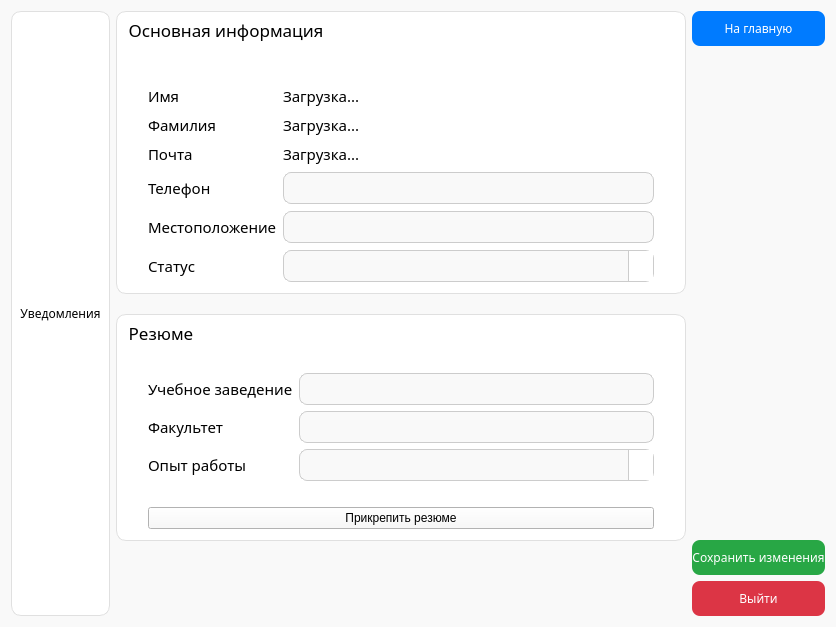
<?xml version="1.0" encoding="UTF-8"?>
<ui version="4.0">
 <class>ProfilePageForCandidate</class>
 <widget class="QWidget" name="ProfilePageForCandidate">
  <property name="geometry">
   <rect>
    <x>0</x>
    <y>0</y>
    <width>836</width>
    <height>627</height>
   </rect>
  </property>
  <property name="windowTitle">
   <string>Form</string>
  </property>
  <property name="styleSheet">
   <string notr="true">QWidget {
	
	background-color: rgb(249, 249, 249);
}</string>
  </property>
  <layout class="QGridLayout" name="gridLayout_4">
   <item row="0" column="0">
    <layout class="QGridLayout" name="gridLayout_3">
     <item row="0" column="0">
      <widget class="QWidget" name="notificationsWidget" native="true">
       <property name="styleSheet">
        <string notr="true">QWidget {
    border: 1px solid #e0e0e0;
	border-radius: 10px;
    background-color: white;
}
</string>
       </property>
       <layout class="QVBoxLayout" name="verticalLayout">
        <item>
         <spacer name="verticalSpacer_2">
          <property name="orientation">
           <enum>Qt::Orientation::Vertical</enum>
          </property>
          <property name="sizeHint" stdset="0">
           <size>
            <width>20</width>
            <height>40</height>
           </size>
          </property>
         </spacer>
        </item>
        <item>
         <widget class="QLabel" name="notificationsLabel">
          <property name="font">
           <font>
            <family>Golos Text</family>
           </font>
          </property>
          <property name="styleSheet">
           <string notr="true">QLabel {
	border: none;
	color: black;
}</string>
          </property>
          <property name="text">
           <string>Уведомления</string>
          </property>
          <property name="alignment">
           <set>Qt::AlignmentFlag::AlignCenter</set>
          </property>
         </widget>
        </item>
        <item>
         <spacer name="verticalSpacer">
          <property name="orientation">
           <enum>Qt::Orientation::Vertical</enum>
          </property>
          <property name="sizeHint" stdset="0">
           <size>
            <width>20</width>
            <height>40</height>
           </size>
          </property>
         </spacer>
        </item>
       </layout>
      </widget>
     </item>
     <item row="0" column="1">
      <layout class="QVBoxLayout" name="verticalLayout_4">
       <property name="spacing">
        <number>20</number>
       </property>
       <item>
        <widget class="QGroupBox" name="basicInfoGroup">
         <property name="font">
          <font>
           <family>Golos Text Medium</family>
           <pointsize>13</pointsize>
          </font>
         </property>
         <property name="styleSheet">
          <string notr="true">QGroupBox::title {
	color: black;
    left: 10px;
    top: 7px;
}
QGroupBox {
    border: 1px solid #e0e0e0;
	border-radius: 10px;
    background-color: white;
}
</string>
         </property>
         <property name="title">
          <string>Основная информация</string>
         </property>
         <layout class="QGridLayout" name="gridLayout">
          <item row="1" column="1">
           <layout class="QFormLayout" name="formLayout">
            <property name="verticalSpacing">
             <number>7</number>
            </property>
            <item row="0" column="0">
             <widget class="QLabel" name="nameLabel">
              <property name="font">
               <font>
                <family>Golos Text</family>
                <pointsize>11</pointsize>
               </font>
              </property>
              <property name="styleSheet">
               <string notr="true">QLabel {
	color: black;
	background-color: rgb(255, 255, 255);
}</string>
              </property>
              <property name="text">
               <string>Имя</string>
              </property>
             </widget>
            </item>
            <item row="0" column="1">
             <widget class="QLabel" name="nameEdit">
              <property name="font">
               <font>
                <family>Golos Text</family>
                <pointsize>11</pointsize>
               </font>
              </property>
              <property name="styleSheet">
               <string notr="true">QLabel {
	color: black;
	background-color: rgb(255, 255, 255);
}</string>
              </property>
              <property name="text">
               <string>Загрузка...</string>
              </property>
             </widget>
            </item>
            <item row="1" column="0">
             <widget class="QLabel" name="surnameLabel">
              <property name="font">
               <font>
                <family>Golos Text</family>
                <pointsize>11</pointsize>
               </font>
              </property>
              <property name="styleSheet">
               <string notr="true">QLabel {
	color: black;
	background-color: rgb(255, 255, 255);
}</string>
              </property>
              <property name="text">
               <string>Фамилия</string>
              </property>
             </widget>
            </item>
            <item row="2" column="0">
             <widget class="QLabel" name="emailLabel">
              <property name="font">
               <font>
                <family>Golos Text</family>
                <pointsize>11</pointsize>
               </font>
              </property>
              <property name="styleSheet">
               <string notr="true">QLabel {
	color: black;
	background-color: rgb(255, 255, 255);
}</string>
              </property>
              <property name="text">
               <string>Почта</string>
              </property>
             </widget>
            </item>
            <item row="2" column="1">
             <widget class="QLabel" name="emailEdit">
              <property name="font">
               <font>
                <family>Golos Text</family>
                <pointsize>11</pointsize>
               </font>
              </property>
              <property name="styleSheet">
               <string notr="true">QLabel {
	color: black;
	background-color: rgb(255, 255, 255);
}</string>
              </property>
              <property name="text">
               <string>Загрузка...</string>
              </property>
             </widget>
            </item>
            <item row="3" column="0">
             <widget class="QLabel" name="phoneLabel">
              <property name="font">
               <font>
                <family>Golos Text</family>
                <pointsize>11</pointsize>
               </font>
              </property>
              <property name="styleSheet">
               <string notr="true">QLabel {
	color: black;
	background-color: rgb(255, 255, 255);
}</string>
              </property>
              <property name="text">
               <string>Телефон</string>
              </property>
             </widget>
            </item>
            <item row="3" column="1">
             <widget class="QLineEdit" name="phoneEdit">
              <property name="sizePolicy">
               <sizepolicy hsizetype="Expanding" vsizetype="Fixed">
                <horstretch>0</horstretch>
                <verstretch>0</verstretch>
               </sizepolicy>
              </property>
              <property name="minimumSize">
               <size>
                <width>0</width>
                <height>0</height>
               </size>
              </property>
              <property name="styleSheet">
               <string notr="true">QLineEdit {
    border: 1px solid #ccc;
    border-radius: 8px;
    padding: 6px 12px;
    background-color: #f9f9f9;
    font-size: 14px;
color: black;
}</string>
              </property>
             </widget>
            </item>
            <item row="4" column="0">
             <widget class="QLabel" name="placeLabel">
              <property name="font">
               <font>
                <family>Golos Text</family>
                <pointsize>11</pointsize>
               </font>
              </property>
              <property name="styleSheet">
               <string notr="true">QLabel {
	color: black;
	background-color: rgb(255, 255, 255);
}</string>
              </property>
              <property name="text">
               <string>Местоположение</string>
              </property>
             </widget>
            </item>
            <item row="4" column="1">
             <widget class="QLineEdit" name="placeEdit">
              <property name="styleSheet">
               <string notr="true">QLineEdit {
    border: 1px solid #ccc;
    border-radius: 8px;
    padding: 6px 12px;
    background-color: #f9f9f9;
    font-size: 14px;
color: black;
}</string>
              </property>
             </widget>
            </item>
            <item row="5" column="0">
             <widget class="QLabel" name="statusLabel">
              <property name="font">
               <font>
                <family>Golos Text</family>
                <pointsize>11</pointsize>
               </font>
              </property>
              <property name="styleSheet">
               <string notr="true">QLabel {
	color: black;
	background-color: rgb(255, 255, 255);
}</string>
              </property>
              <property name="text">
               <string>Статус</string>
              </property>
             </widget>
            </item>
            <item row="5" column="1">
             <widget class="QComboBox" name="statusCombo">
              <property name="styleSheet">
               <string notr="true">QComboBox {
    border: 1px solid #ccc;
    border-radius: 8px;
    padding: 6px 12px;
    background-color: #f9f9f9;
    font-size: 14px;
	color: black;
}
QComboBox QAbstractItemView {
    background-color: white;
    color: black;
    selection-background-color: white;
    selection-color: black;
    border: 1px solid #ccc;
    font-size: 14px;

}
QComboBox::down-arrow {
    
	image: url(:/caret-down.png);
    width: 12px;
    height: 12px;
background-color: white;
}
QComboBox::drop-down {
    subcontrol-origin: padding;
    subcontrol-position: top right;
    width: 24px;
    border-left: 1px solid #ccc;
background-color: white;
}</string>
              </property>
             </widget>
            </item>
            <item row="1" column="1">
             <widget class="QLabel" name="surnameEdit">
              <property name="font">
               <font>
                <family>Golos Text</family>
                <pointsize>11</pointsize>
               </font>
              </property>
              <property name="styleSheet">
               <string notr="true">QLabel {
	color: black;
	background-color: rgb(255, 255, 255);
}</string>
              </property>
              <property name="text">
               <string>Загрузка...</string>
              </property>
             </widget>
            </item>
           </layout>
          </item>
          <item row="1" column="0">
           <spacer name="horizontalSpacer">
            <property name="orientation">
             <enum>Qt::Orientation::Horizontal</enum>
            </property>
            <property name="sizeType">
             <enum>QSizePolicy::Policy::Fixed</enum>
            </property>
            <property name="sizeHint" stdset="0">
             <size>
              <width>20</width>
              <height>20</height>
             </size>
            </property>
           </spacer>
          </item>
          <item row="0" column="1">
           <spacer name="verticalSpacer_3">
            <property name="orientation">
             <enum>Qt::Orientation::Vertical</enum>
            </property>
            <property name="sizeType">
             <enum>QSizePolicy::Policy::Fixed</enum>
            </property>
            <property name="sizeHint" stdset="0">
             <size>
              <width>20</width>
              <height>35</height>
             </size>
            </property>
           </spacer>
          </item>
          <item row="1" column="2">
           <spacer name="horizontalSpacer_2">
            <property name="orientation">
             <enum>Qt::Orientation::Horizontal</enum>
            </property>
            <property name="sizeType">
             <enum>QSizePolicy::Policy::Fixed</enum>
            </property>
            <property name="sizeHint" stdset="0">
             <size>
              <width>20</width>
              <height>20</height>
             </size>
            </property>
           </spacer>
          </item>
         </layout>
        </widget>
       </item>
       <item>
        <widget class="QGroupBox" name="resumeGroup">
         <property name="sizePolicy">
          <sizepolicy hsizetype="Preferred" vsizetype="Preferred">
           <horstretch>0</horstretch>
           <verstretch>0</verstretch>
          </sizepolicy>
         </property>
         <property name="minimumSize">
          <size>
           <width>0</width>
           <height>0</height>
          </size>
         </property>
         <property name="maximumSize">
          <size>
           <width>100000</width>
           <height>10000</height>
          </size>
         </property>
         <property name="font">
          <font>
           <family>Golos Text Medium</family>
           <pointsize>13</pointsize>
          </font>
         </property>
         <property name="styleSheet">
          <string notr="true">QGroupBox::title {
	color: black;
    left: 10px;
    top: 7px;
}
QGroupBox {
    border: 1px solid #e0e0e0;
	border-radius: 10px;
    background-color: white;
}
</string>
         </property>
         <property name="title">
          <string>Резюме</string>
         </property>
         <layout class="QGridLayout" name="gridLayout_2">
          <item row="1" column="2">
           <spacer name="horizontalSpacer_4">
            <property name="orientation">
             <enum>Qt::Orientation::Horizontal</enum>
            </property>
            <property name="sizeType">
             <enum>QSizePolicy::Policy::Fixed</enum>
            </property>
            <property name="sizeHint" stdset="0">
             <size>
              <width>20</width>
              <height>20</height>
             </size>
            </property>
           </spacer>
          </item>
          <item row="0" column="1">
           <spacer name="verticalSpacer_4">
            <property name="orientation">
             <enum>Qt::Orientation::Vertical</enum>
            </property>
            <property name="sizeType">
             <enum>QSizePolicy::Policy::Fixed</enum>
            </property>
            <property name="sizeHint" stdset="0">
             <size>
              <width>20</width>
              <height>20</height>
             </size>
            </property>
           </spacer>
          </item>
          <item row="1" column="0">
           <spacer name="horizontalSpacer_3">
            <property name="orientation">
             <enum>Qt::Orientation::Horizontal</enum>
            </property>
            <property name="sizeType">
             <enum>QSizePolicy::Policy::Fixed</enum>
            </property>
            <property name="sizeHint" stdset="0">
             <size>
              <width>20</width>
              <height>20</height>
             </size>
            </property>
           </spacer>
          </item>
          <item row="3" column="1">
           <spacer name="verticalSpacer_5">
            <property name="orientation">
             <enum>Qt::Orientation::Vertical</enum>
            </property>
            <property name="sizeType">
             <enum>QSizePolicy::Policy::Fixed</enum>
            </property>
            <property name="sizeHint" stdset="0">
             <size>
              <width>20</width>
              <height>20</height>
             </size>
            </property>
           </spacer>
          </item>
          <item row="1" column="1">
           <layout class="QHBoxLayout" name="horizontalLayout">
            <item>
             <layout class="QVBoxLayout" name="verticalLayout_2">
              <item>
               <widget class="QLabel" name="universityLabel">
                <property name="font">
                 <font>
                  <family>Golos Text</family>
                  <pointsize>11</pointsize>
                 </font>
                </property>
                <property name="styleSheet">
                 <string notr="true">QLabel {
	color: black;
	background-color: rgb(255, 255, 255);
}</string>
                </property>
                <property name="text">
                 <string>Учебное заведение</string>
                </property>
               </widget>
              </item>
              <item>
               <widget class="QLabel" name="facultyLabel">
                <property name="font">
                 <font>
                  <family>Golos Text</family>
                  <pointsize>11</pointsize>
                 </font>
                </property>
                <property name="styleSheet">
                 <string notr="true">QLabel {
	color: black;
	background-color: rgb(255, 255, 255);
}</string>
                </property>
                <property name="text">
                 <string>Факультет</string>
                </property>
               </widget>
              </item>
              <item>
               <widget class="QLabel" name="experienceLabel">
                <property name="font">
                 <font>
                  <family>Golos Text</family>
                  <pointsize>11</pointsize>
                 </font>
                </property>
                <property name="styleSheet">
                 <string notr="true">QLabel {
	color: black;
	background-color: rgb(255, 255, 255);
}</string>
                </property>
                <property name="text">
                 <string>Опыт работы</string>
                </property>
               </widget>
              </item>
             </layout>
            </item>
            <item>
             <layout class="QVBoxLayout" name="verticalLayout_3">
              <item>
               <widget class="QLineEdit" name="universityEdit">
                <property name="styleSheet">
                 <string notr="true">QLineEdit {
    border: 1px solid #ccc;
    border-radius: 8px;
    padding: 6px 12px;
    background-color: #f9f9f9;
    font-size: 14px;
color: black;
}</string>
                </property>
               </widget>
              </item>
              <item>
               <widget class="QLineEdit" name="facultyEdit">
                <property name="styleSheet">
                 <string notr="true">QLineEdit {
    border: 1px solid #ccc;
    border-radius: 8px;
    padding: 6px 12px;
    background-color: #f9f9f9;
    font-size: 14px;
color: black;
}</string>
                </property>
               </widget>
              </item>
              <item>
               <widget class="QComboBox" name="experinceCombo">
                <property name="styleSheet">
                 <string notr="true">QComboBox {
    border: 1px solid #ccc;
    border-radius: 8px;
    padding: 6px 12px;
    background-color: #f9f9f9;
    font-size: 14px;
	color: black;
}
QComboBox QAbstractItemView {
    background-color: white;
    color: black;
    selection-background-color: white;
    selection-color: black;
    border: 1px solid #ccc;
    font-size: 14px;

}
QComboBox::down-arrow {
    
	image: url(:/caret-down.png);
    width: 12px;
    height: 12px;
background-color: white;
}
QComboBox::drop-down {
    subcontrol-origin: padding;
    subcontrol-position: top right;
    width: 24px;
    border-left: 1px solid #ccc;
background-color: white;
}</string>
                </property>
               </widget>
              </item>
             </layout>
            </item>
           </layout>
          </item>
          <item row="4" column="1">
           <widget class="QPushButton" name="resumeButton">
            <property name="text">
             <string>Прикрепить резюме</string>
            </property>
           </widget>
          </item>
         </layout>
        </widget>
       </item>
       <item>
        <spacer name="verticalSpacer_6">
         <property name="orientation">
          <enum>Qt::Orientation::Vertical</enum>
         </property>
         <property name="sizeHint" stdset="0">
          <size>
           <width>20</width>
           <height>40</height>
          </size>
         </property>
        </spacer>
       </item>
      </layout>
     </item>
     <item row="0" column="2">
      <layout class="QVBoxLayout" name="verticalLayout_5">
       <item>
        <widget class="QPushButton" name="homepagePB">
         <property name="minimumSize">
          <size>
           <width>0</width>
           <height>35</height>
          </size>
         </property>
         <property name="font">
          <font>
           <family>Golos Text</family>
          </font>
         </property>
         <property name="styleSheet">
          <string notr="true">QPushButton {
    background-color: #007bff;
    color: white;
    border: none;
    border-radius: 8px;
}

QPushButton:hover {
    background-color: #005ecb;
}</string>
         </property>
         <property name="text">
          <string>На главную</string>
         </property>
        </widget>
       </item>
       <item>
        <spacer name="verticalSpacer_7">
         <property name="orientation">
          <enum>Qt::Orientation::Vertical</enum>
         </property>
         <property name="sizeHint" stdset="0">
          <size>
           <width>20</width>
           <height>40</height>
          </size>
         </property>
        </spacer>
       </item>
       <item>
        <widget class="QPushButton" name="saveButton">
         <property name="minimumSize">
          <size>
           <width>0</width>
           <height>35</height>
          </size>
         </property>
         <property name="maximumSize">
          <size>
           <width>16777215</width>
           <height>35</height>
          </size>
         </property>
         <property name="font">
          <font>
           <family>Golos Text</family>
          </font>
         </property>
         <property name="styleSheet">
          <string notr="true">QPushButton {
    background-color: #28a745;
    color: white;
    border: none;
    border-radius: 8px;
}

QPushButton:hover {
    background-color: #218838; /* затемнение */
}</string>
         </property>
         <property name="text">
          <string>Сохранить изменения</string>
         </property>
        </widget>
       </item>
       <item>
        <widget class="QPushButton" name="logoutPB">
         <property name="minimumSize">
          <size>
           <width>0</width>
           <height>35</height>
          </size>
         </property>
         <property name="font">
          <font>
           <family>Golos Text</family>
          </font>
         </property>
         <property name="styleSheet">
          <string notr="true">QPushButton {
    background-color: #dc3545;
    color: white;
    border: none;
    border-radius: 8px;
}
QPushButton:hover {
    background-color: #c82333; /* затемнение */
}</string>
         </property>
         <property name="text">
          <string>Выйти</string>
         </property>
        </widget>
       </item>
      </layout>
     </item>
    </layout>
   </item>
  </layout>
 </widget>
 <resources/>
 <connections/>
</ui>
